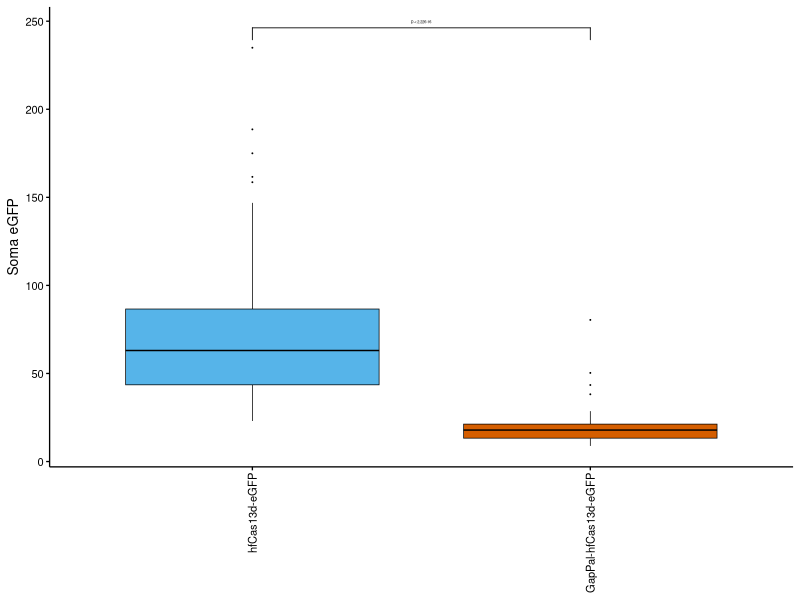
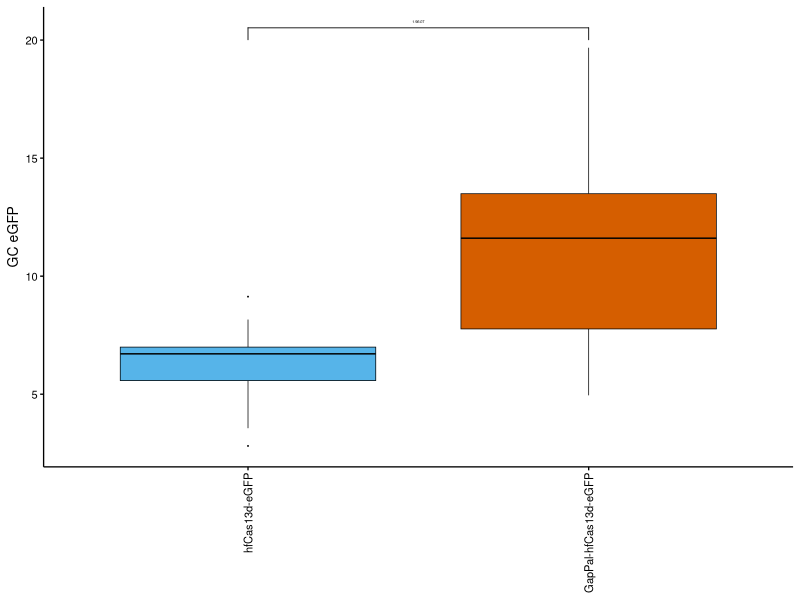
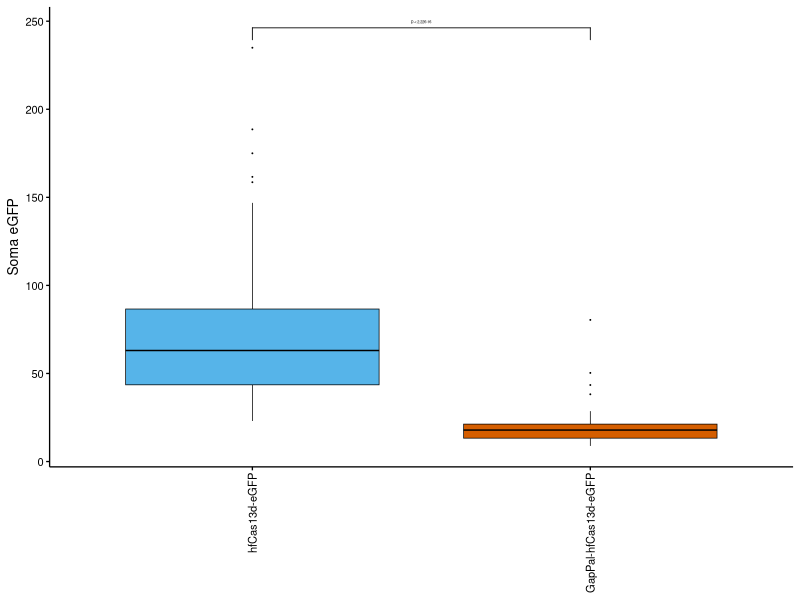
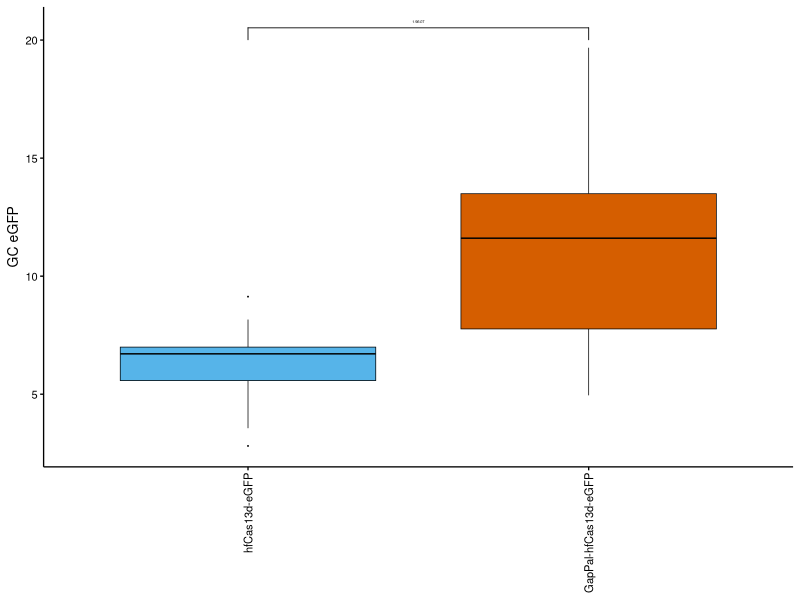

Recreate these plots in R, in order.
## ----setup, include=FALSE-------------------------------------------------------------------------------------------------
knitr::opts_chunk$set(echo = TRUE)
library(readxl)
library(ggpubr)
library(tidyverse)


## ----somaLoad-------------------------------------------------------------------------------------------------------------
# loading soma data
data_soma <- read_excel("gapPal_confocal_intensities.xlsx",
                        sheet = "Soma") %>%
  separate(Sample, into = c("Construct", "Brain", "Section", "Cell")) %>%
  mutate(Construct = case_when(Construct == "CasRx" ~ "hfCas13d-eGFP",
                               Construct == "AxonCasRx" ~ "GapPal-hfCas13d-eGFP"),
         Construct = fct_relevel(Construct, "hfCas13d-eGFP", "GapPal-hfCas13d-eGFP"))

# plotting soma data
fig_4c <- ggplot(data_soma, aes(x = Construct, y = Mean,
                                fill = Construct)) +
  geom_boxplot(show.legend = F, outlier.color = "black", outlier.size = 0.001,
               color = "black", linewidth = 0.25) +
  theme_classic(base_size = 10) +
  #scale_y_continuous(trans = "log10") +
  scale_fill_manual(values = c("#56B4E9", "#D55E00")) +
  labs(y = "Soma eGFP", x = "") +
  stat_compare_means(comparisons = list(c("hfCas13d-eGFP", "GapPal-hfCas13d-eGFP")),
                     label = "p.format", size = 1, linewdith = 0.25) +
  theme(axis.text.x = element_text(color = "black", 
                                   angle = 90, vjust = 0.5, hjust=1),
        axis.text.y = element_text(color = "black"),
        axis.title.x = element_blank(),
        axis.ticks = element_line(color = "black"),
        legend.position = "none"); fig_4c
ggsave("fig_4c.pdf", plot = fig_4c, units = "in",
       height = 2.36, width = 1.65)


## ----gcLoad---------------------------------------------------------------------------------------------------------------
# loading gc data
data_gc <- read_excel("gapPal_confocal_intensities.xlsx",
                        sheet = "GC") %>%
  separate(Sample, into = c("Construct", "Brain", "Section", "Drop", "Particle")) %>%
  mutate(Construct = case_when(Construct == "CasRx" ~ "hfCas13d-eGFP",
                               Construct == "Axon" ~ "GapPal-hfCas13d-eGFP"),
         Construct = fct_relevel(Construct, "hfCas13d-eGFP", "GapPal-hfCas13d-eGFP"))

# plotting gc data
fig_4d <- ggplot(data_gc, aes(x = Construct, y = Mean,
                                            fill = Construct)) +
  geom_boxplot(show.legend = F, outlier.color = "black", outlier.size = 0.001,
               color = "black", linewidth = 0.25) +
  theme_classic(base_size = 10) +
  #scale_y_continuous(trans = "log10") +
  scale_fill_manual(values = c("#56B4E9", "#D55E00")) +
  labs(y = "GC eGFP", x = "") +
  stat_compare_means(comparisons = list(c("hfCas13d-eGFP", "GapPal-hfCas13d-eGFP")),
                     label = "p.format", size = 1, linewdith = 0.25) +
  theme(axis.text.x = element_text(color = "black", 
                                   angle = 90, vjust = 0.5, hjust=1),
        axis.text.y = element_text(color = "black"),
        axis.title.x = element_blank(),
        axis.ticks = element_line(color = "black"),
        legend.position = "none"); fig_4d
ggsave("fig_4d.pdf", plot = fig_4d, units = "in",
       height = 2.36, width = 1.65)


## ----sessionInfo----------------------------------------------------------------------------------------------------------
sessionInfo()

